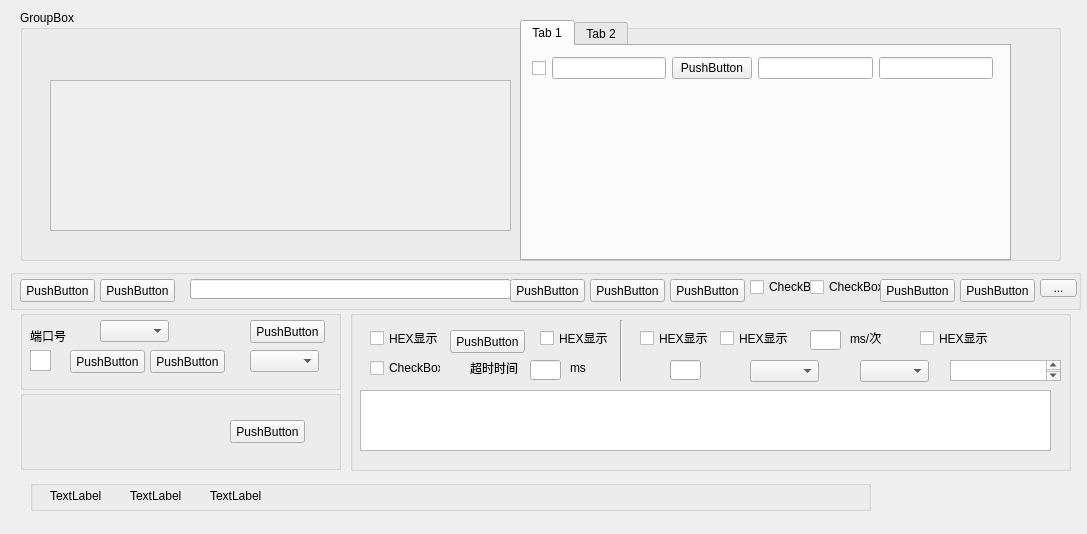
<?xml version="1.0" encoding="UTF-8"?>
<ui version="4.0">
 <class>MainWindow</class>
 <widget class="QMainWindow" name="MainWindow">
  <property name="geometry">
   <rect>
    <x>0</x>
    <y>0</y>
    <width>1087</width>
    <height>534</height>
   </rect>
  </property>
  <property name="windowTitle">
   <string>MainWindow</string>
  </property>
  <widget class="QWidget" name="centralwidget">
   <widget class="QGroupBox" name="groupBox">
    <property name="geometry">
     <rect>
      <x>20</x>
      <y>310</y>
      <width>321</width>
      <height>80</height>
     </rect>
    </property>
    <property name="title">
     <string/>
    </property>
    <widget class="QComboBox" name="comboBox">
     <property name="geometry">
      <rect>
       <x>80</x>
       <y>10</y>
       <width>69</width>
       <height>22</height>
      </rect>
     </property>
    </widget>
    <widget class="QLabel" name="label">
     <property name="geometry">
      <rect>
       <x>10</x>
       <y>20</y>
       <width>54</width>
       <height>12</height>
      </rect>
     </property>
     <property name="text">
      <string>端口号</string>
     </property>
    </widget>
    <widget class="QGraphicsView" name="graphicsView">
     <property name="geometry">
      <rect>
       <x>10</x>
       <y>40</y>
       <width>21</width>
       <height>21</height>
      </rect>
     </property>
    </widget>
    <widget class="QPushButton" name="pushButton_8">
     <property name="geometry">
      <rect>
       <x>50</x>
       <y>40</y>
       <width>75</width>
       <height>23</height>
      </rect>
     </property>
     <property name="text">
      <string>PushButton</string>
     </property>
    </widget>
    <widget class="QPushButton" name="pushButton_9">
     <property name="geometry">
      <rect>
       <x>130</x>
       <y>40</y>
       <width>75</width>
       <height>23</height>
      </rect>
     </property>
     <property name="text">
      <string>PushButton</string>
     </property>
    </widget>
    <widget class="QPushButton" name="pushButton_10">
     <property name="geometry">
      <rect>
       <x>230</x>
       <y>10</y>
       <width>75</width>
       <height>23</height>
      </rect>
     </property>
     <property name="text">
      <string>PushButton</string>
     </property>
    </widget>
    <widget class="QComboBox" name="comboBox_2">
     <property name="geometry">
      <rect>
       <x>230</x>
       <y>40</y>
       <width>69</width>
       <height>22</height>
      </rect>
     </property>
    </widget>
   </widget>
   <widget class="QGroupBox" name="groupBox_2">
    <property name="geometry">
     <rect>
      <x>20</x>
      <y>390</y>
      <width>321</width>
      <height>80</height>
     </rect>
    </property>
    <property name="title">
     <string/>
    </property>
    <widget class="QPushButton" name="pushButton_11">
     <property name="geometry">
      <rect>
       <x>210</x>
       <y>30</y>
       <width>75</width>
       <height>23</height>
      </rect>
     </property>
     <property name="text">
      <string>PushButton</string>
     </property>
    </widget>
   </widget>
   <widget class="QGroupBox" name="groupBox_3">
    <property name="geometry">
     <rect>
      <x>350</x>
      <y>310</y>
      <width>721</width>
      <height>161</height>
     </rect>
    </property>
    <property name="title">
     <string/>
    </property>
    <widget class="QCheckBox" name="checkBox_3">
     <property name="geometry">
      <rect>
       <x>20</x>
       <y>20</y>
       <width>71</width>
       <height>16</height>
      </rect>
     </property>
     <property name="text">
      <string>HEX显示</string>
     </property>
    </widget>
    <widget class="QPushButton" name="pushButton_15">
     <property name="geometry">
      <rect>
       <x>100</x>
       <y>20</y>
       <width>75</width>
       <height>23</height>
      </rect>
     </property>
     <property name="text">
      <string>PushButton</string>
     </property>
    </widget>
    <widget class="QCheckBox" name="checkBox_4">
     <property name="geometry">
      <rect>
       <x>190</x>
       <y>20</y>
       <width>71</width>
       <height>16</height>
      </rect>
     </property>
     <property name="text">
      <string>HEX显示</string>
     </property>
    </widget>
    <widget class="QCheckBox" name="checkBox_5">
     <property name="geometry">
      <rect>
       <x>20</x>
       <y>50</y>
       <width>71</width>
       <height>16</height>
      </rect>
     </property>
     <property name="text">
      <string>CheckBox</string>
     </property>
    </widget>
    <widget class="QLabel" name="label_3">
     <property name="geometry">
      <rect>
       <x>120</x>
       <y>50</y>
       <width>51</width>
       <height>16</height>
      </rect>
     </property>
     <property name="text">
      <string>超时时间</string>
     </property>
    </widget>
    <widget class="QLineEdit" name="lineEdit_2">
     <property name="geometry">
      <rect>
       <x>180</x>
       <y>50</y>
       <width>31</width>
       <height>20</height>
      </rect>
     </property>
     <property name="text">
      <string/>
     </property>
    </widget>
    <widget class="QLabel" name="label_4">
     <property name="geometry">
      <rect>
       <x>220</x>
       <y>50</y>
       <width>51</width>
       <height>16</height>
      </rect>
     </property>
     <property name="text">
      <string>ms</string>
     </property>
    </widget>
    <widget class="QCheckBox" name="checkBox_6">
     <property name="geometry">
      <rect>
       <x>290</x>
       <y>20</y>
       <width>71</width>
       <height>16</height>
      </rect>
     </property>
     <property name="text">
      <string>HEX显示</string>
     </property>
    </widget>
    <widget class="QTextEdit" name="textEdit">
     <property name="geometry">
      <rect>
       <x>10</x>
       <y>80</y>
       <width>691</width>
       <height>61</height>
      </rect>
     </property>
     <property name="html">
      <string>&lt;!DOCTYPE HTML PUBLIC &quot;-//W3C//DTD HTML 4.0//EN&quot; &quot;http://www.w3.org/TR/REC-html40/strict.dtd&quot;&gt;
&lt;html&gt;&lt;head&gt;&lt;meta name=&quot;qrichtext&quot; content=&quot;1&quot; /&gt;&lt;style type=&quot;text/css&quot;&gt;
p, li { white-space: pre-wrap; }
&lt;/style&gt;&lt;/head&gt;&lt;body style=&quot; font-family:'SimSun'; font-size:9pt; font-weight:400; font-style:normal;&quot;&gt;
&lt;p style=&quot;-qt-paragraph-type:empty; margin-top:0px; margin-bottom:0px; margin-left:0px; margin-right:0px; -qt-block-indent:0; text-indent:0px;&quot;&gt;&lt;br /&gt;&lt;/p&gt;&lt;/body&gt;&lt;/html&gt;</string>
     </property>
    </widget>
    <widget class="Line" name="line">
     <property name="geometry">
      <rect>
       <x>270</x>
       <y>10</y>
       <width>3</width>
       <height>61</height>
      </rect>
     </property>
     <property name="orientation">
      <enum>Qt::Vertical</enum>
     </property>
    </widget>
    <widget class="QCheckBox" name="checkBox_7">
     <property name="geometry">
      <rect>
       <x>370</x>
       <y>20</y>
       <width>71</width>
       <height>16</height>
      </rect>
     </property>
     <property name="text">
      <string>HEX显示</string>
     </property>
    </widget>
    <widget class="QCheckBox" name="checkBox_8">
     <property name="geometry">
      <rect>
       <x>570</x>
       <y>20</y>
       <width>71</width>
       <height>16</height>
      </rect>
     </property>
     <property name="text">
      <string>HEX显示</string>
     </property>
    </widget>
    <widget class="QLineEdit" name="lineEdit_3">
     <property name="geometry">
      <rect>
       <x>460</x>
       <y>20</y>
       <width>31</width>
       <height>20</height>
      </rect>
     </property>
     <property name="text">
      <string/>
     </property>
    </widget>
    <widget class="QLabel" name="label_5">
     <property name="geometry">
      <rect>
       <x>500</x>
       <y>20</y>
       <width>51</width>
       <height>16</height>
      </rect>
     </property>
     <property name="text">
      <string>ms/次</string>
     </property>
    </widget>
    <widget class="QLineEdit" name="lineEdit_4">
     <property name="geometry">
      <rect>
       <x>320</x>
       <y>50</y>
       <width>31</width>
       <height>20</height>
      </rect>
     </property>
     <property name="text">
      <string/>
     </property>
    </widget>
    <widget class="QComboBox" name="comboBox_5">
     <property name="geometry">
      <rect>
       <x>400</x>
       <y>50</y>
       <width>69</width>
       <height>22</height>
      </rect>
     </property>
    </widget>
    <widget class="QComboBox" name="comboBox_6">
     <property name="geometry">
      <rect>
       <x>510</x>
       <y>50</y>
       <width>69</width>
       <height>22</height>
      </rect>
     </property>
    </widget>
    <widget class="QTextBrowser" name="textBrowser">
     <property name="geometry">
      <rect>
       <x>600</x>
       <y>50</y>
       <width>111</width>
       <height>21</height>
      </rect>
     </property>
    </widget>
   </widget>
   <widget class="QGroupBox" name="groupBox_4">
    <property name="geometry">
     <rect>
      <x>10</x>
      <y>269</y>
      <width>1071</width>
      <height>41</height>
     </rect>
    </property>
    <property name="title">
     <string/>
    </property>
    <widget class="QPushButton" name="pushButton">
     <property name="geometry">
      <rect>
       <x>10</x>
       <y>10</y>
       <width>75</width>
       <height>23</height>
      </rect>
     </property>
     <property name="text">
      <string>PushButton</string>
     </property>
    </widget>
    <widget class="QPushButton" name="pushButton_2">
     <property name="geometry">
      <rect>
       <x>90</x>
       <y>10</y>
       <width>75</width>
       <height>23</height>
      </rect>
     </property>
     <property name="text">
      <string>PushButton</string>
     </property>
    </widget>
    <widget class="QLineEdit" name="lineEdit">
     <property name="geometry">
      <rect>
       <x>180</x>
       <y>10</y>
       <width>321</width>
       <height>20</height>
      </rect>
     </property>
     <property name="text">
      <string/>
     </property>
    </widget>
    <widget class="QPushButton" name="pushButton_3">
     <property name="geometry">
      <rect>
       <x>500</x>
       <y>10</y>
       <width>75</width>
       <height>23</height>
      </rect>
     </property>
     <property name="text">
      <string>PushButton</string>
     </property>
    </widget>
    <widget class="QPushButton" name="pushButton_4">
     <property name="geometry">
      <rect>
       <x>580</x>
       <y>10</y>
       <width>75</width>
       <height>23</height>
      </rect>
     </property>
     <property name="text">
      <string>PushButton</string>
     </property>
    </widget>
    <widget class="QPushButton" name="pushButton_5">
     <property name="geometry">
      <rect>
       <x>660</x>
       <y>10</y>
       <width>75</width>
       <height>23</height>
      </rect>
     </property>
     <property name="text">
      <string>PushButton</string>
     </property>
    </widget>
    <widget class="QCheckBox" name="checkBox">
     <property name="geometry">
      <rect>
       <x>740</x>
       <y>10</y>
       <width>71</width>
       <height>16</height>
      </rect>
     </property>
     <property name="text">
      <string>CheckBox</string>
     </property>
    </widget>
    <widget class="QCheckBox" name="checkBox_2">
     <property name="geometry">
      <rect>
       <x>800</x>
       <y>10</y>
       <width>71</width>
       <height>16</height>
      </rect>
     </property>
     <property name="text">
      <string>CheckBox</string>
     </property>
    </widget>
    <widget class="QPushButton" name="pushButton_6">
     <property name="geometry">
      <rect>
       <x>870</x>
       <y>10</y>
       <width>75</width>
       <height>23</height>
      </rect>
     </property>
     <property name="text">
      <string>PushButton</string>
     </property>
    </widget>
    <widget class="QPushButton" name="pushButton_7">
     <property name="geometry">
      <rect>
       <x>950</x>
       <y>10</y>
       <width>75</width>
       <height>23</height>
      </rect>
     </property>
     <property name="text">
      <string>PushButton</string>
     </property>
    </widget>
    <widget class="QToolButton" name="toolButton">
     <property name="geometry">
      <rect>
       <x>1030</x>
       <y>10</y>
       <width>37</width>
       <height>18</height>
      </rect>
     </property>
     <property name="text">
      <string>...</string>
     </property>
    </widget>
   </widget>
   <widget class="QGroupBox" name="groupBox_5">
    <property name="geometry">
     <rect>
      <x>20</x>
      <y>10</y>
      <width>1041</width>
      <height>251</height>
     </rect>
    </property>
    <property name="title">
     <string>GroupBox</string>
    </property>
    <widget class="QScrollArea" name="scrollArea">
     <property name="geometry">
      <rect>
       <x>30</x>
       <y>70</y>
       <width>461</width>
       <height>151</height>
      </rect>
     </property>
     <property name="widgetResizable">
      <bool>true</bool>
     </property>
     <widget class="QWidget" name="scrollAreaWidgetContents">
      <property name="geometry">
       <rect>
        <x>0</x>
        <y>0</y>
        <width>459</width>
        <height>149</height>
       </rect>
      </property>
     </widget>
    </widget>
    <widget class="QTabWidget" name="tabWidget">
     <property name="geometry">
      <rect>
       <x>500</x>
       <y>10</y>
       <width>491</width>
       <height>241</height>
      </rect>
     </property>
     <property name="currentIndex">
      <number>0</number>
     </property>
     <widget class="QWidget" name="tab">
      <attribute name="title">
       <string>Tab 1</string>
      </attribute>
      <widget class="QWidget" name="">
       <property name="geometry">
        <rect>
         <x>10</x>
         <y>10</y>
         <width>461</width>
         <height>25</height>
        </rect>
       </property>
       <layout class="QHBoxLayout" name="horizontalLayout">
        <item>
         <widget class="QCheckBox" name="checkBox_9">
          <property name="text">
           <string/>
          </property>
         </widget>
        </item>
        <item>
         <widget class="QLineEdit" name="lineEdit_5">
          <property name="text">
           <string/>
          </property>
         </widget>
        </item>
        <item>
         <widget class="QPushButton" name="pushButton_12">
          <property name="text">
           <string>PushButton</string>
          </property>
         </widget>
        </item>
        <item>
         <widget class="QLineEdit" name="lineEdit_6"/>
        </item>
        <item>
         <widget class="QLineEdit" name="lineEdit_7"/>
        </item>
       </layout>
      </widget>
     </widget>
     <widget class="QWidget" name="tab_2">
      <attribute name="title">
       <string>Tab 2</string>
      </attribute>
     </widget>
    </widget>
   </widget>
   <widget class="QGroupBox" name="groupBox_6">
    <property name="geometry">
     <rect>
      <x>30</x>
      <y>480</y>
      <width>841</width>
      <height>31</height>
     </rect>
    </property>
    <property name="title">
     <string/>
    </property>
    <widget class="QLabel" name="label_6">
     <property name="geometry">
      <rect>
       <x>20</x>
       <y>10</y>
       <width>54</width>
       <height>12</height>
      </rect>
     </property>
     <property name="text">
      <string>TextLabel</string>
     </property>
    </widget>
    <widget class="QLabel" name="label_7">
     <property name="geometry">
      <rect>
       <x>100</x>
       <y>10</y>
       <width>54</width>
       <height>12</height>
      </rect>
     </property>
     <property name="text">
      <string>TextLabel</string>
     </property>
    </widget>
    <widget class="QLabel" name="label_8">
     <property name="geometry">
      <rect>
       <x>180</x>
       <y>10</y>
       <width>54</width>
       <height>12</height>
      </rect>
     </property>
     <property name="text">
      <string>TextLabel</string>
     </property>
    </widget>
   </widget>
   <zorder>groupBox_5</zorder>
   <zorder>groupBox_4</zorder>
   <zorder>groupBox</zorder>
   <zorder>groupBox_2</zorder>
   <zorder>groupBox_3</zorder>
   <zorder>groupBox_6</zorder>
  </widget>
  <widget class="QMenuBar" name="menubar">
   <property name="geometry">
    <rect>
     <x>0</x>
     <y>0</y>
     <width>1087</width>
     <height>23</height>
    </rect>
   </property>
  </widget>
 </widget>
 <resources/>
 <connections/>
</ui>
